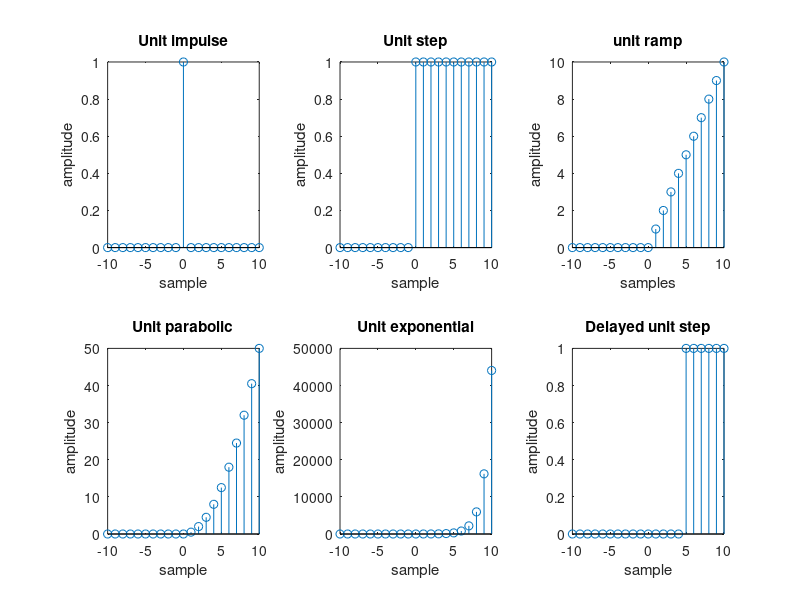

This figure's MATLAB source:
n = -10:1:10;
x1 = 1*(n==0);
subplot(2,3,1);
stem(n,x1);
xlabel ("sample");
ylabel("amplitude");
title ("Unit impulse");
x2 = 1*(n>=0);
subplot (2,3,2);
stem (n,x2);
xlabel ("sample");
ylabel("amplitude");
title ("Unit step");
x3 = n.*(n>=0);
subplot (2,3,3);
stem (n,x3);
xlabel("samples");
ylabel("amplitude");
title("unit ramp");
x4 = (n.^2)/2 .* (n>=0);
subplot (2,3,4);
stem (n,x4);
xlabel ("sample");
ylabel("amplitude");
title ("Unit parabolic");
x5 = 2*exp(n).*(n>=0);
subplot (2,3,5);
stem (n,x5);
xlabel ("sample");
ylabel("amplitude");
title ("Unit exponential");


x6 = 1*(n>=5);
subplot (2,3,6);
stem (n,x6);
xlabel ("sample");
ylabel("amplitude");
title("Delayed unit step");
